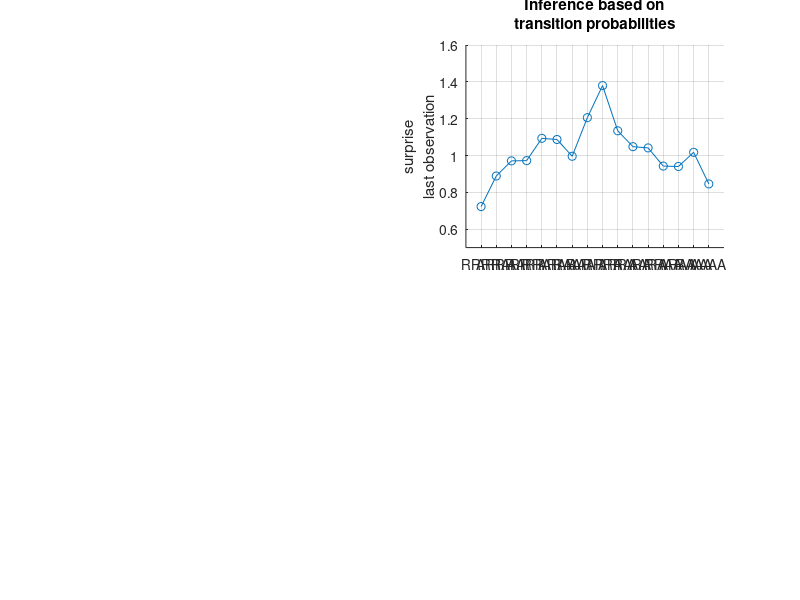

MATLAB code for this plot: (Note: this script raises an error after producing the figure.)
% Script to plot the results of the simulations of Cho et al. (2002) data
% This code is for the "dynamic belief models" (using HMM). The prior
% volatility is not fitted, instead, we took the best-fitting value 
% obtained with Squires et al data.
%
% Copyright 2016 Florent Meyniel & Maxime Maheu 

clear all; close all;

% load data by Cho et al
original_data = load('Cho2002data.mat');

% load simulation results
load Cho2002_Simulation_Results_HMM

% plot
figure(1); set(gcf, 'Color', [1 1 1]); set(gcf, 'Name', 'Model for Cho et al')

for iObs = 1:3
    
    % get data for this observer
    if iObs == 1; LearnedStat = 'transition probabilities'; IOprediction_Cho_order = Prediction_TransitionProbs; end
    if iObs == 2; LearnedStat = 'stimulus frequency' ; IOprediction_Cho_order = Prediction_StimProb; end
    if iObs == 3; LearnedStat = 'alternation frequency' ; IOprediction_Cho_order = Prediction_AltProb; end
    
    % plot the result
    subplot(2,2,1+iObs)
    plot(1:16, IOprediction_Cho_order, 'o-')
    xlim([0 17]); ylim([0.5 1.6]); grid on; box off           % for dynamic belief model
    ylabel({'surprise';'last observation'})
    title({'Inference based on';LearnedStat})
    set(gca, 'XTick', 1:16, 'XTickLabel', patterns_Cho)
    set(gca, 'XTickLabelRotation', 90)
    
    % report goodness of the fit
    out = regstats(original_data.RT, IOprediction_Cho_order, 'linear', {'rsquare', 'yhat'});
    fprintf('\n %s R2: %3.2f',LearnedStat, out.rsquare)
end

% plot data by Cho et al
subplot(2,2,1)
plot(1:16, original_data.RT, 'o-')
xlim([0 17]); ylim([290 430]); grid on; box off
ylabel('RT (ms)')
title('data by Cho et al 2002')
set(gca, 'XTick', 1:16, 'XTickLabel', patterns_Cho)
set(gca, 'XTickLabelRotation', 90)
